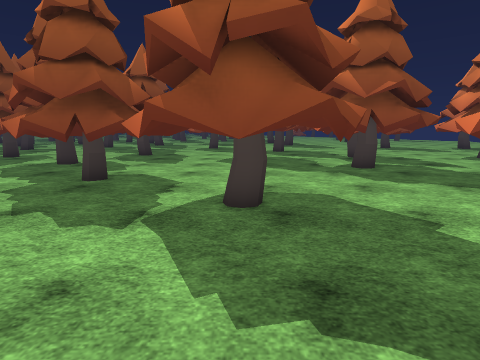
View 1 (above)

24 first-person views from a walk through a scene from a Unity 3-D project. The camera is 1.5 m above the floor, tilts 10° down and sees 80° across. The floor is counted in squares, 1 m on a side. Each view is taken from the middle of a square. On the plan, view 1 faces up. The plan holds only what a view shows up to about 14 squares ahead; the rest is blank. The place goes on beyond the plan. Some surface patterns are stand-ins.

View 2
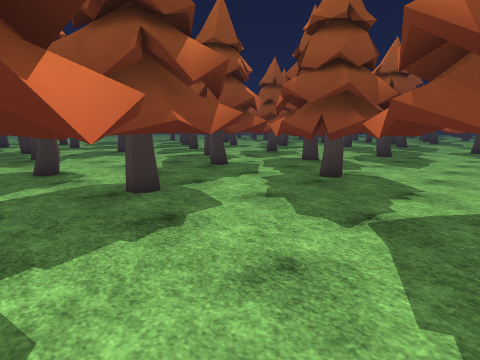

View 3
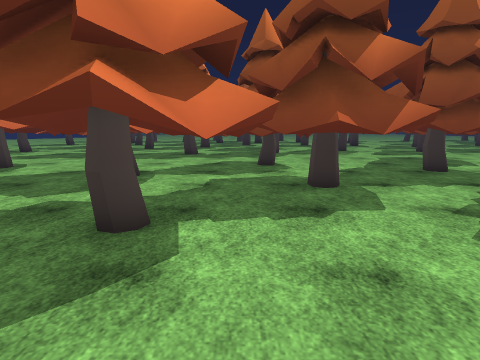

View 4
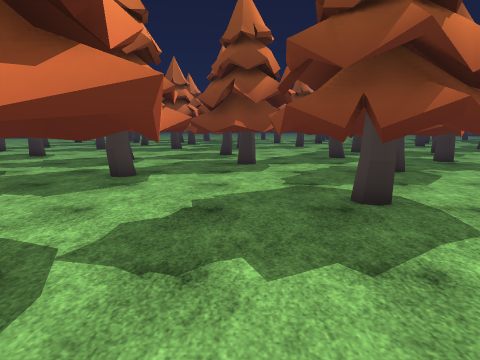

View 5
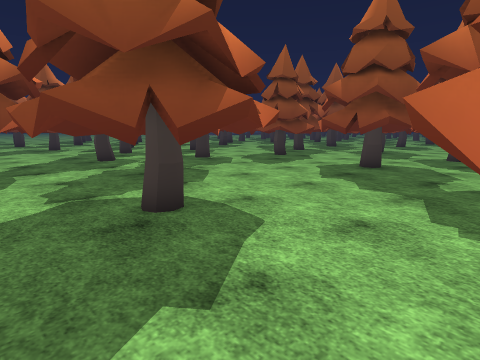

View 6
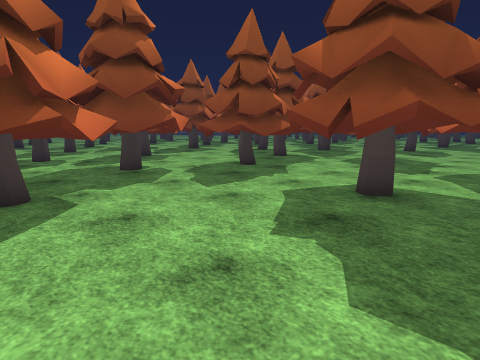

View 7
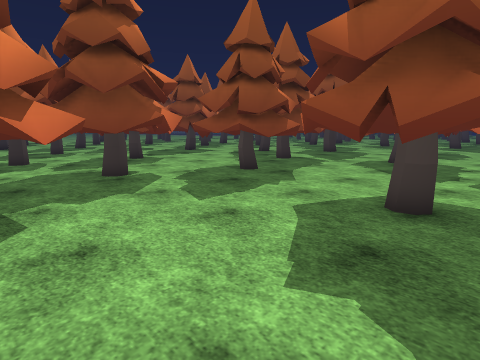

View 8
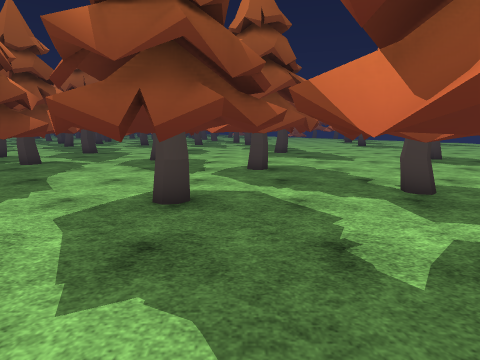

View 9
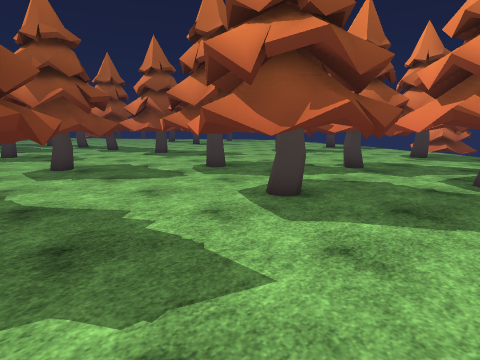

View 10
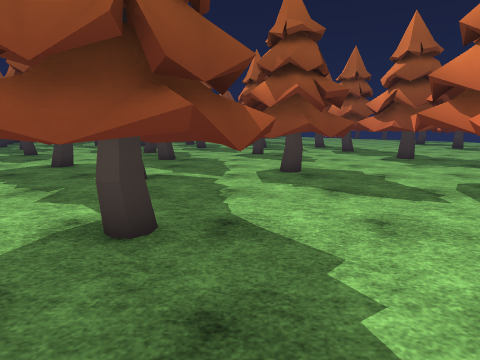

View 11
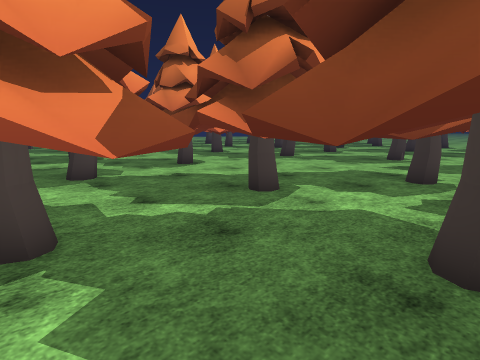

View 12
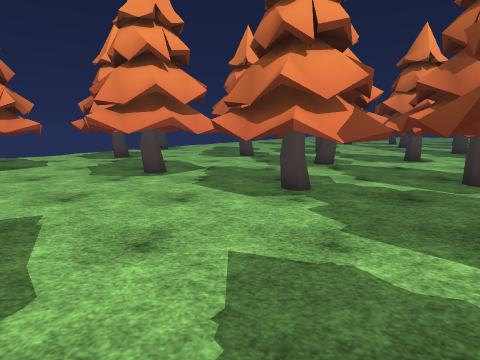

View 13
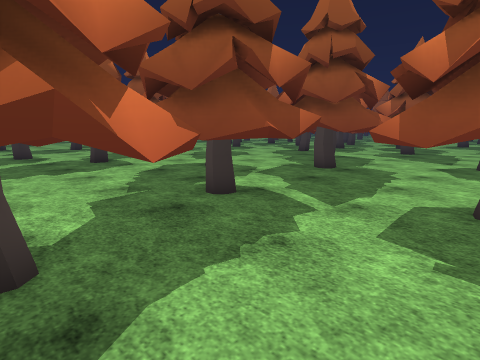

View 14
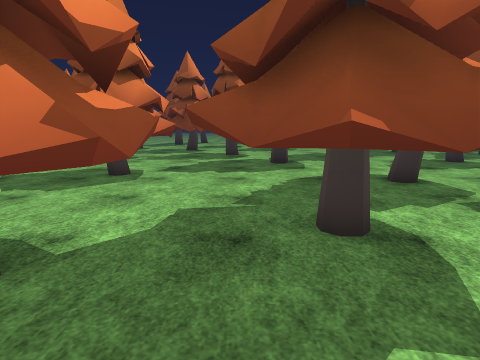

View 15
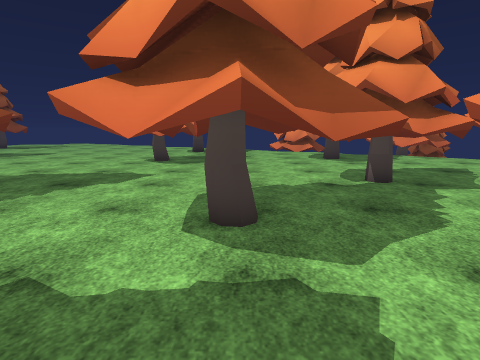

View 16
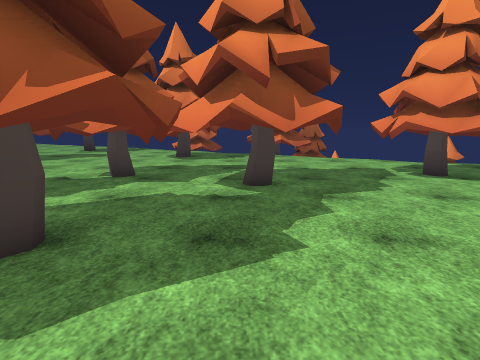

View 17
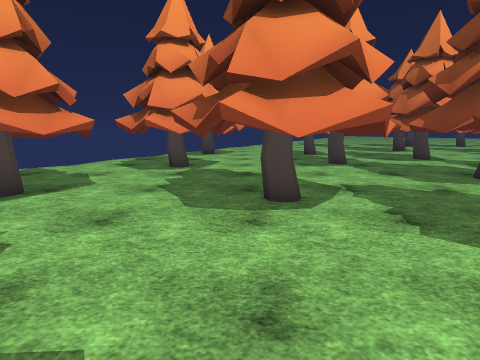

View 18
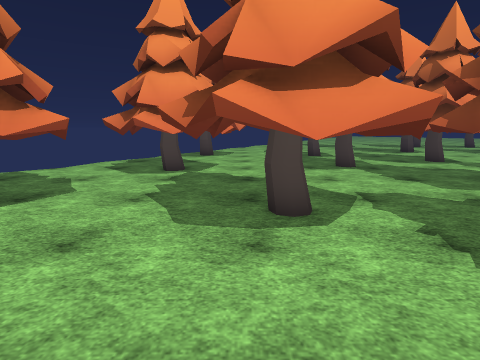

View 19
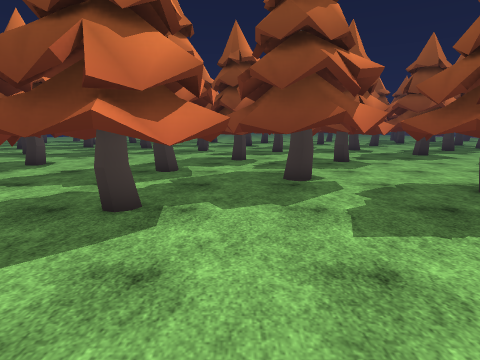

View 20
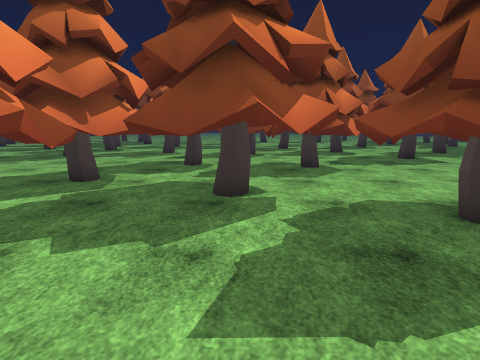

View 21
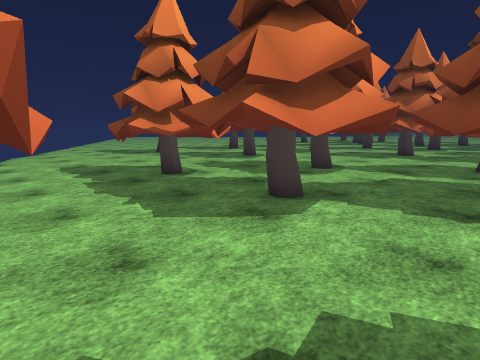

View 22
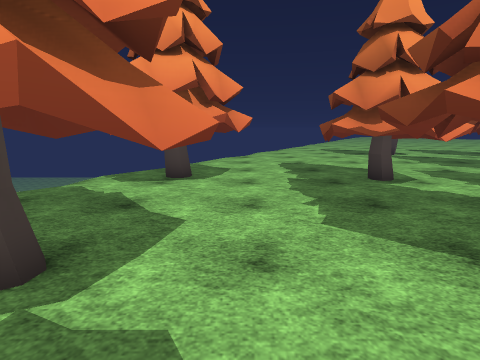

View 23
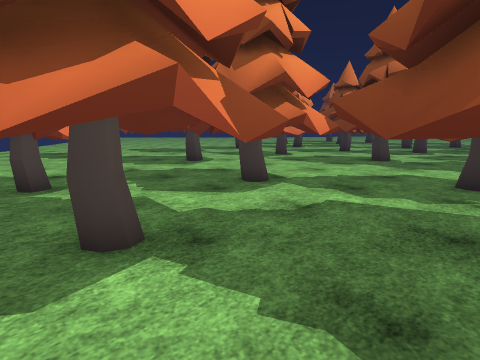

View 24
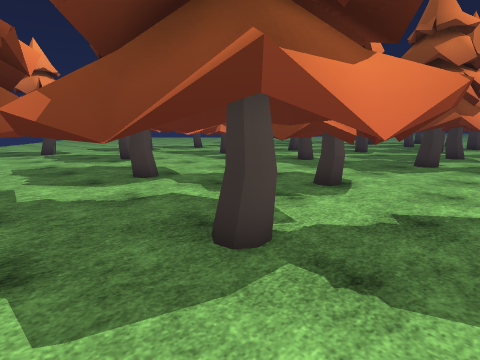

### Floor plan
Key: @ floor where view 1 was taken; . floor; T pine tree; O other object.
Columns run from 11 left of view 1 to 13 right of it. Each row starts with its distance up from view 1.
 24  O   ..TTTTT.........T
 23 OO TTT.T.TTT..........T
 22 .. TTTTTTTT.TTTT......TT
 21 ..T.TTT..T..T.TTT.......
 20 .. TTT.....TTTT.T......
 19 ....TTT.....T..T........
 18 ....T.TT.....TTT.TT.....
 17 T.. TTTT..TTTT..TTT ...
 16 T...TTTT..T..TT.TTTT.. T
 15 T.TTTTT..T.TT.T.TTTT..T.T
 14 ..TT.T....T..T.TTTT...TT
 13 .T.TTTT....TTTTTTTT.....T
 12 .TT..T........T.T.T.....
 11 ..TTTT.T......T.T.T.....
 10  TTT.TTTT.....TTTT......
  9 T..TTTTTTT......T.......
  8 TTTT.TTTT.TTT..........
  7 T..T..TTTTT..T..TTTT...
  6 .TT......T.T.T..TTTT...
  5 ...TTTT..TTTTT.TTTTT ..
  4 T.TTT.T...TTT...TTTT..
  3 TTT.T.TT.............
  2 TTTT.TT......TTTT....
  1 TT.TTTTTTT...T.TTT...
  0 T.....T..TT@TTTTT...
 -1 .TTTTTTTTTT..TTTT...
 -2 .T..T TTTT....TT....
 -3  TTTT .TTT.........

Where each view was taken, in squares from view 1:
view 1: 0 up, 0 right, facing up
view 2: 0 up, 0 right, facing up-left
view 3: 1 up, 1 right, facing left
view 4: 3 up, 6 right, facing left
view 5: 3 up, 5 right, facing up-left
view 6: 8 up, 3 right, facing up-left
view 7: 9 up, 2 right, facing up-left
view 8: 9 up, 2 right, facing up
view 9: 11 up, 5 left, facing up-right
view 10: 13 up, 4 left, facing up
view 11: 13 up, 4 left, facing down-left
view 12: 16 up, 3 left, facing down
view 13: 17 up, 2 left, facing up-left
view 14: 20 up, 3 left, facing left
view 15: 20 up, 2 left, facing right
view 16: 12 up, 3 left, facing right
view 17: 12 up, 1 right, facing down
view 18: 11 up, 1 right, facing down
view 19: 11 up, 1 right, facing left
view 20: 13 up, 1 left, facing left
view 21: 3 up, 2 right, facing down-left
view 22: 3 up, 1 right, facing down
view 23: 3 up, 2 left, facing down-left
view 24: 6 up, 4 left, facing down-left
